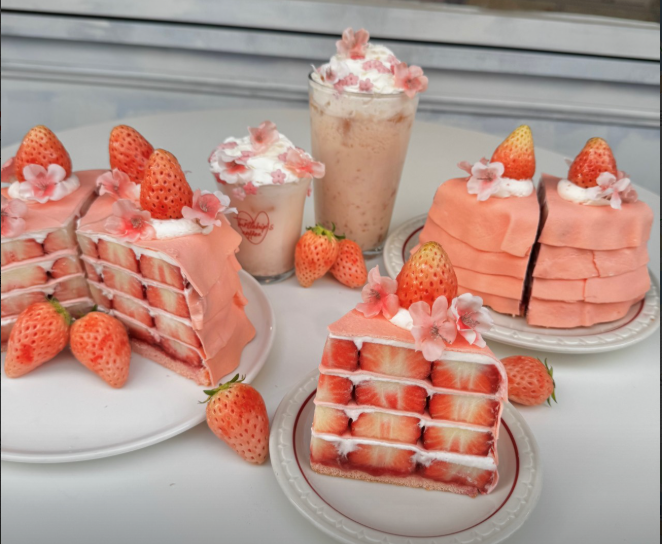
#> input picture backend/test_sample_bg.png, 662 x 544 px
$ python text_overlay.py
#> lines starting #> are read from the running program, lines starting #| are printed output that depends on the picture
import os
from PIL import Image, ImageDraw, ImageFont

try:
    from pilmoji import Pilmoji
    from pilmoji.source import TwitterEmojiSource
    HAS_PILMOJI = True
except ImportError:
    HAS_PILMOJI = False

# 무드별 폰트 파일 매핑 (사용할 실제 .ttf 파일명으로 변경하세요)
MOOD_FONT_MAPPING = {
    "따뜻한 매장 분위기": "NanumBrushScript-Regular.ttf",  # 둥글고 따뜻한 느낌의 폰트
    "깔끔한 상품 홍보": "NotoSansKR-Bold.ttf",         # 깔끔하고 반듯한 고딕 폰트
    "트렌디한 메뉴 홍보": "NotoSansKR-Medium.ttf",   # 두껍고 눈에 띄는 트렌디한 폰트
    "프리미엄 매장·상품": "NotoSansKR-Thin.ttf"      # 고급스럽고 우아한 명조 폰트
}

def get_font_path_by_mood(mood_key: str) -> str:
    """선택된 무드에 맞춰 지정된 폰트 파일의 절대 경로를 반환합니다."""
    base_dir = os.path.dirname(os.path.abspath(__file__))
    fonts_dir = os.path.join(base_dir, "assets", "fonts")

    # 매핑된 폰트가 없으면 기본 폰트 사용 (폴백)
    font_filename = MOOD_FONT_MAPPING.get(mood_key, "NotoSansKR-Bold.ttf")

    return os.path.join(fonts_dir, font_filename)

def wrap_text(text: str, font, max_width: int, draw: ImageDraw.ImageDraw) -> str:
    """텍스트가 최대 너비를 넘지 않도록 띄어쓰기 기준으로 자동 줄바꿈합니다."""
    lines = []
    for paragraph in text.split('\n'):
        words = paragraph.split(' ')
        current_line = []
        for word in words:
            test_line = ' '.join(current_line + [word]) if current_line else word
            bbox = draw.textbbox((0, 0), test_line, font=font)
            w = bbox[2] - bbox[0]
            if w <= max_width:
                current_line.append(word)
            else:
                if current_line:
                    lines.append(' '.join(current_line))
                    current_line = [word]
                else:
                    # 단어 하나가 최대 너비를 넘는 경우
                    lines.append(word)
                    current_line = []
        if current_line:
            lines.append(' '.join(current_line))
    return '\n'.join(lines)

def add_text_to_image(
    image_path: str,
    text: str,
    output_path: str,
    font_path: str = None,
    font_size: int = None,                # None으로 설정 시 이미지 크기에 비례해 자동 조절
    text_color: tuple = (255, 255, 255),  # 흰색 글씨
    stroke_color: tuple = (0, 0, 0),      # 검은색 테두리
    stroke_width: int = 3,
    padding_ratio: float = 0.1,           # 양옆 및 상하 여백 비율 (기본 10%)
    position: str = "center",             # 텍스트 위치 ("top", "center", "bottom")
    draw_bg_box: bool = True,             # 반투명 배경 박스 그리기 활성화 (기본값 True)
    bg_box_color: tuple = (0, 0, 0, 150), # 반투명 검은색 (R, G, B, Alpha: 투명도 0~255)
    bg_box_padding: int = 30              # 텍스트와 배경 박스 사이의 여백 (픽셀)
) -> str:
    """
    생성된 이미지 중앙에 텍스트(광고 문구 등)를 합성합니다.
    """
#> called with image_path = 'test_sample_bg.png', output_path = 'test_sample_result.png', text_color = (255, 255, 255), stroke_color = (0, 0, 0), stroke_width = 3, padding_ratio = 0.1, position = 'bottom', draw_bg_box = True
    # 1. 이미지 열기
    if not os.path.exists(image_path):
        raise FileNotFoundError(f"이미지를 찾을 수 없습니다: {image_path}")

    img = Image.open(image_path).convert("RGBA")
#> img is the input picture: PIL image 662x544 RGBA; mean R, G, B, A 182.5, 149.3, 139.2, 255
    draw = ImageDraw.Draw(img)

    img_w, img_h = img.size
#> img_w = 662; img_h = 544
    # 폰트 크기 자동 계산 (지정되지 않았을 경우 이미지 너비의 약 4.5%)
    if font_size is None or font_size <= 0:
        font_size = max(int(img_w * 0.045), 16)
#> font_size = 29

    # 2. 폰트 로드 (시스템 기본 폰트 또는 프로젝트 내 폰트 파일)
    try:
        if font_path and os.path.exists(font_path):
            font = ImageFont.truetype(font_path, font_size)
        else:
            print(f"⚠️ 경고: 지정한 폰트 경로를 찾을 수 없습니다! -> {font_path}")
            # 한글이 깨지지 않도록 윈도우 기본 폰트(맑은 고딕) 우선 폴백 시도
            try:
                font = ImageFont.truetype("malgun.ttf", font_size)
            except Exception:
                font = ImageFont.load_default()
    except Exception as e:
        print(f"⚠️ 폰트 로드 오류 발생: {e}")
        try:
            font = ImageFont.truetype("malgun.ttf", font_size)
        except Exception:
            font = ImageFont.load_default()

    max_text_width = img_w * (1 - padding_ratio * 2)
#> max_text_width = 529.6

    # 3. 텍스트 자동 줄바꿈 처리
    wrapped_text = wrap_text(text, font, max_text_width, draw)

    # 4. 각 줄의 크기를 계산하여 전체 텍스트 영역(박스 크기) 구하기
    lines = wrapped_text.split('\n')
#> lines = ['부드러운 생크림이 가득한', '딸기 조각 케이크 🍰', '지금 바로 매장에서 만나보세요!', '(텍스트 자동 줄바꿈 테스트 중입니다. 문구가 길어도 박스 안에', '잘 들어가는지 확인합니다.)']
    line_spacing = int(font_size * 0.4)  # 줄 간격 (폰트 크기의 40%)
#> line_spacing = 11

    line_widths = []
    line_heights = []
    for line in lines:
        bbox = draw.textbbox((0, 0), line, font=font)
        w = bbox[2] - bbox[0]
        # 이모지가 포함될 경우를 대비해 폰트 사이즈보다 약간 여유 있는 높이 지정
        h = max(bbox[3] - bbox[1], int(font_size * 1.1))
        line_widths.append(w)
        line_heights.append(h)
#> this loop made 5 passes
#> (line, bbox, w) on passes 1 to 5: ('부드러운 생크림이 가득한', (0, 7, 210, 33), 210), ('딸기 조각 케이크 🍰', (0, 7, 167, 33), 167), ('지금 바로 매장에서 만나보세요!', (0, 6, 266, 33), 266), ('(텍스트 자동 줄바꿈 테스트 중입니다. 문구가 길어도 박스 안에', (0, 5, 529, 33), 529), ('잘 들어가는지 확인합니다.)', (0, 5, 230, 33), 230)
#> after the loop, line_heights = [31, 31, 31, 31, 31]; line_widths = [210, 167, 266, 529, 230]

    text_width = max(line_widths) if line_widths else 0
#> text_width = 529
    text_height = sum(line_heights) + line_spacing * (len(lines) - 1) if lines else 0
#> text_height = 199

    # X 좌표는 항상 가운데 정렬 (가장 긴 줄 기준)
    x = (img_w - text_width) / 2
#> x = 66.5

    # Y 좌표는 position 파라미터에 따라 다르게 계산
    if position == "top":
        y = img_h * padding_ratio
    elif position == "bottom":
        y = img_h * (1 - padding_ratio) - text_height
#> y = 290.6
    else:  # 기본값은 중앙(center)
        y = (img_h - text_height) / 2

    # 5. 반투명 배경 박스 그리기 (옵션)
    if draw_bg_box:
        # 원본과 동일한 크기의 100% 투명한 빈 캔버스(레이어) 생성
        overlay = Image.new('RGBA', img.size, (255, 255, 255, 0))
        overlay_draw = ImageDraw.Draw(overlay)

        # 텍스트 영역을 감싸는 박스의 [좌상단 X, 좌상단 Y, 우하단 X, 우하단 Y] 좌표 계산
        box_x0 = x - bg_box_padding
#> box_x0 = 36.5
        box_y0 = y - bg_box_padding
#> box_y0 = 260.6
        box_x1 = x + text_width + bg_box_padding
#> box_x1 = 625.5
        box_y1 = y + text_height + bg_box_padding
#> box_y1 = 519.6

        # 모서리가 둥근 반투명 박스 그리기
        overlay_draw.rounded_rectangle([box_x0, box_y0, box_x1, box_y1], radius=15, fill=bg_box_color)

        # 투명 레이어를 원본 이미지 위에 합성(Alpha 채널 유지)
        img = Image.alpha_composite(img, overlay)
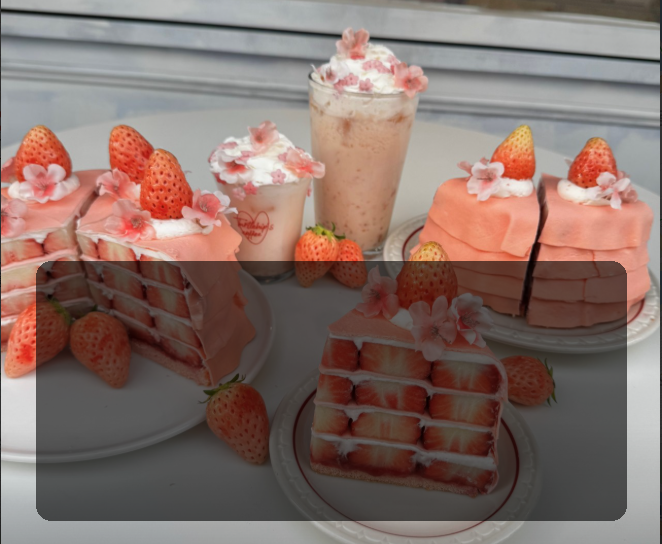
#> img: PIL image 662x544 RGBA; mean R, G, B, A 134.4, 112.3, 105.4, 255
        draw = ImageDraw.Draw(img)  # 텍스트를 합성된 이미지 위에 그리기 위해 draw 객체 재할당

    # 6. 텍스트 그리기 (한 줄씩 렌더링하여 이모지 깨짐 및 위치 틀어짐 방지)
    current_y = y
#> current_y = 290.6

    if HAS_PILMOJI:
        # 트위터 이모지 소스 명시 및 크기/위치 미세 조정
#> (the run stopped early here; a loop or call above may not have finished)
